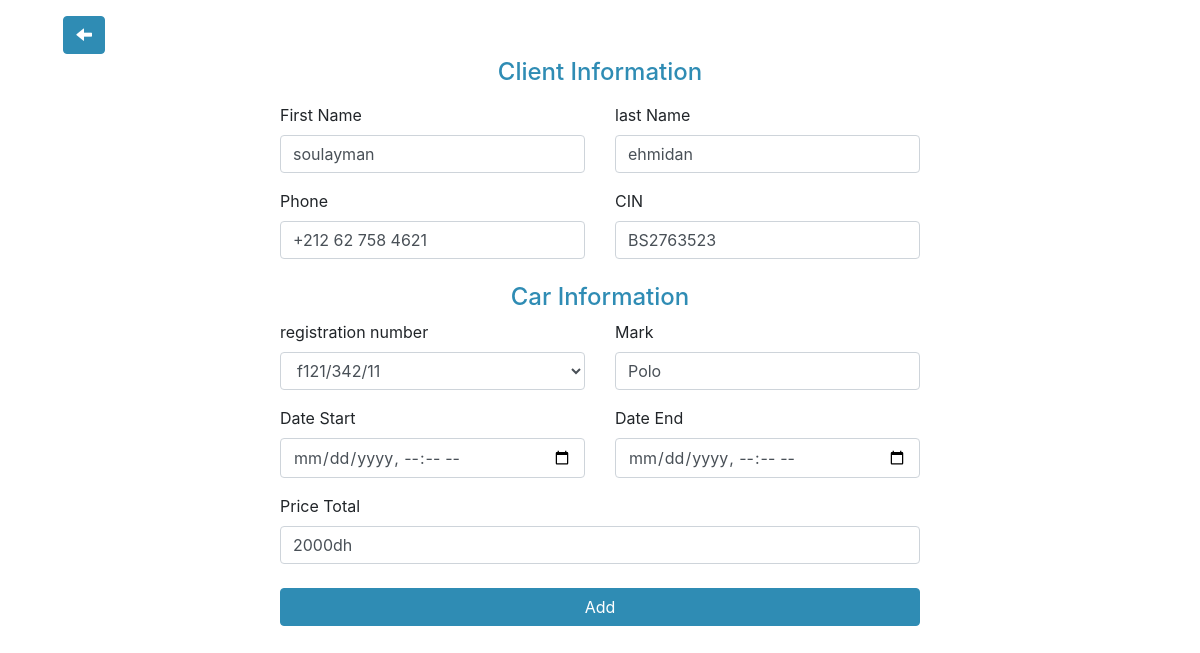
/project_Fin_De_Tude/EditeRes.php?id=50, run on the app's committed database.
### tables this page shows
CREATE TABLE `reservation` (
  `Id_Res` int(11) NOT NULL,
  `First_Name` char(20) DEFAULT NULL,
  `Last_Name` char(20) DEFAULT NULL,
  `Phone` varchar(20) DEFAULT NULL,
  `CIN` varchar(20) DEFAULT NULL,
  `Image_Client` varchar(255) NOT NULL,
  `Mark` varchar(20) DEFAULT NULL,
  `Date_Start` datetime DEFAULT NULL,
  `Date_End` datetime DEFAULT NULL,
  `Car_Image` varchar(250) DEFAULT NULL,
  `Price_Total` varchar(250) DEFAULT NULL,
  `Rigestration_Number` varchar(20) DEFAULT NULL
);

### project_Fin_De_Tude/EditeRes.php (the view, shortened to what this page needs)
<?php
include "connect.php";
$get = $_GET['id'];
$reqCat = $pdo->prepare("SELECT * FROM reservation WHERE Id_Res='$get'");
$reqCat->execute();
$Res = $reqCat->fetch();
?>
<!DOCTYPE html>
<html lang="en">
<head>
    <link rel="stylesheet" href="./bootstrap/css/bootstrap.css">
    <link rel="stylesheet" href="./css/AddRes.css">
</head>
<body>
    <div class="container-fluid">
        <a href="reservation.php"><button class="btn btn back ml-5 mt-3 "><span class="glyphicon glyphicon-arrow-left"></span></button></a>
        <div class="row  justify-content-center align-items-center">
            <form action="" method="post" class="col-7 row form" enctype="multipart/form-data">
                <h4 class="col-12 text-center mb-3 mt-1 textcolor">Client Information</h4>
                <div class="form-group col-6">
                    <label for="exampleInputEmail1">First Name</label>
                    <input class="form-control" aria-describedby="emailHelp" name="fname" value="<?= $Res["First_Name"] ?>"  type="text">
                </div>
                <div class="form-group col-6">
                    <label for="">last Name</label>
                    <input class="form-control" aria-describedby="emailHelp" name="lname" value="<?= $Res["Last_Name"] ?>"  type="text">
                </div>
                <div class="form-group col-6">
                    <label for="">Phone</label>
                    <input class="form-control" aria-describedby="emailHelp" name="phone" value="<?= $Res["Phone"] ?>"  type="text">
                </div>
                <div class="form-group col-6">
                    <label for="">CIN</label>
                    <input class="form-control" aria-describedby="emailHelp" name="CIN" value="<?= $Res["CIN"] ?>"  type="text">
                </div>
                <h4 class="col-12 text-center mb-2 mt-2 textcolor">Car Information</h4>
                <div class="form-group col-6">
                    <label for="exampleInputEmail1">registration number</label>
                    <select class="form-control" name="registration_number" onchange="getSelectedValue()">
                        <?php
                        $Get_Car = $pdo->prepare("SELECT * FROM cars WHERE Registration_Number NOT IN (SELECT Rigestration_Number FROM reservation WHERE CURRENT_TIMESTAMP BETWEEN Date_Start AND Date_End)");
                        $Get_Car->execute();
                        while ($Car_Info = $Get_Car->fetch()) {
                        ?>
                            <option value="<?= $Car_Info["Mark"] . "." . $Car_Info["CarImage"] . ";" . $Car_Info["Registration_Number"] ?>"><?= $Car_Info["Registration_Number"] ?></option>
                        <?php } ?>
                    </select>
                </div>
                <div class="form-group col-6">
                    <label for="">Mark</label>
                    <input class="form-control" aria-describedby="emailHelp" id="markk" name="Mark" value=<?= $Res["Mark"] ?> placeholder="Enter the Mark" type="text">
                </div>
                <div class="form-group col-6">
                    <label for="">Date Start </label>
                    <input class="form-control" aria-describedby="emailHelp" name="DStart" value=<?= $Res["Date_Start"] ?> placeholder="Enter Date Start" type="datetime-local">
                </div>
                <div class="form-group col-6">
                    <label for="">Date End</label>
                    <input class="form-control" aria-describedby="emailHelp" name="DEnd"  value=<?= $Res["Date_End"] ?> placeholder="Enter Date End" type="datetime-local">
                </div>
                <div class="form-group col-12">
                    <label for="">Price Total</label>
                    <input class="form-control" aria-describedby="emailHelp" name="Ptotal"  value=<?= $Res["Price_Total"] ?> placeholder="Enter Price Total" type="text">
                </div>
                <div class="col-12">
                    <button type="submit" name="submit" class="btn col-12 button_add_res mb-3 mt-2">Add</button>
                </div>
        </div>
    </div>
</body>
</html>

### project_Fin_De_Tude/css/AddRes.css (style rules this page uses)
.back { color: white; background-color: #2f8cb4; border: 1px solid #2f8cb4; }
.textcolor { color: #2f8cb4; }
.button_add_res { color: white; background-color: #2f8cb4; border: 1px solid #2f8cb4; }

### data on the page
reservation: fname "soulayman", lname "ehmidan", phone "+212 62 758 4621", CIN "BS2763523", Mark "Polo", Ptotal "2000dh"

### other printed values
form field registration_number "f121/342/11"
